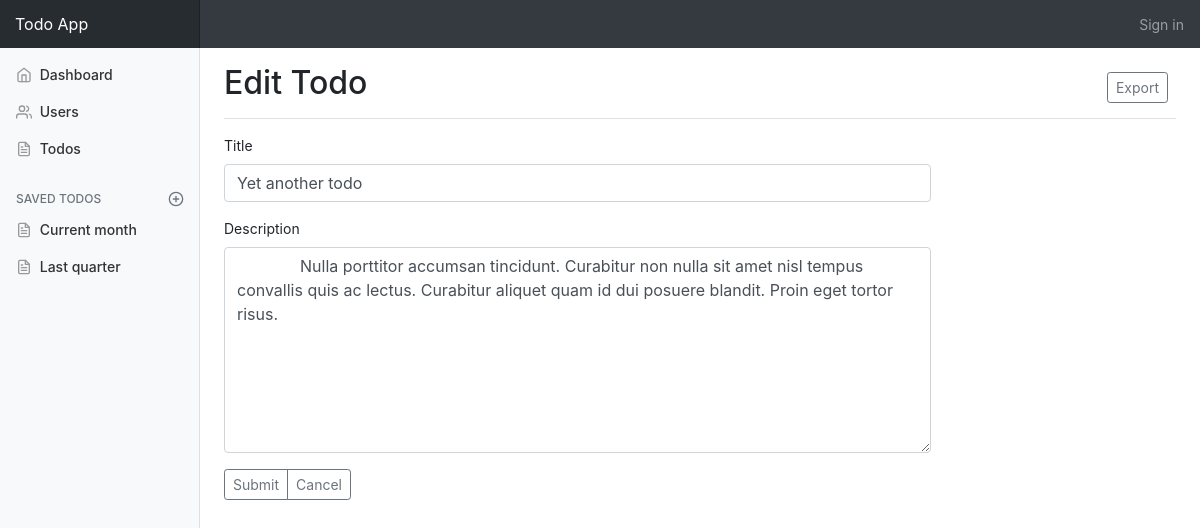
Page /todos/edit.php?todo_id=4 on the committed database.
### tables this page shows
CREATE TABLE `Todo` (
  `todo_id` int(11) NOT NULL,
  `title` varchar(255) DEFAULT NULL,
  `description` text,
  `created_at` datetime DEFAULT CURRENT_TIMESTAMP,
  `updated_at` datetime DEFAULT CURRENT_TIMESTAMP,
  `user_id` int(11) DEFAULT NULL
);

### todos/edit.php (the view, shortened to what this page needs)
<?php
  require_once '../db/pdo.php';
  $todo_id = $_GET['todo_id'];
  $stmt = $conn->query("SELECT * FROM todo WHERE todo_id = '$todo_id'");
  $row = $stmt->fetch_assoc();
  $t = htmlentities($row['title']);
  $d = htmlentities($row['description']);
?>
<?php include_once '../includes/header.php'; ?>
<main role="main" class="col-md-9 ml-sm-auto col-lg-10 pt-3 px-4">
  <div class="d-flex justify-content-between flex-wrap flex-md-nowrap align-items-center pb-2 mb-3 border-bottom">
    <h1 class="h2">
      Edit Todo
    </h1>
    <div class="btn-toolbar mb-2 mb-md-0">
      <div class="btn-group mr-2">
        <button class="btn btn-sm btn-outline-secondary">Export</button>
      </div>
    </div>
  </div>
  <div class="row">
    <div class="col-md-9">
        <form method="post" action="">
          <div class="form-group">
            <label >Title</label>
            <input type="text" class="form-control" name="title" value="<?= $t ?>">
          </div>
          <div class="form-group">
            <label>Description</label>
            <textarea class="form-control" name="description" rows="8">
              <?= $d ?>
            </textarea>
          </div>
          <div class="btn-group mr-2">
            <button type="submit" class="btn btn-sm btn-outline-secondary">Submit</button>
            <a href="todo-list.php" class="btn btn-sm btn-outline-secondary">Cancel</a>
          </div>
      </form>
    </div>
  </div>
<?php include_once '../includes/footer.php'; ?>

### css/dashboard.css (style rules this page uses)
body { font-size: .875rem; }
.border-bottom { border-bottom: 1px solid #e5e5e5; }

### rows in the picture
todo: title "Yet another todo", description "Nulla porttitor accumsan tincidunt. Curabitur non nulla sit amet nisl tempus convallis quis ac lectus. Curabitur aliquet quam id dui posuere blandit. Proin eget tortor risus."
